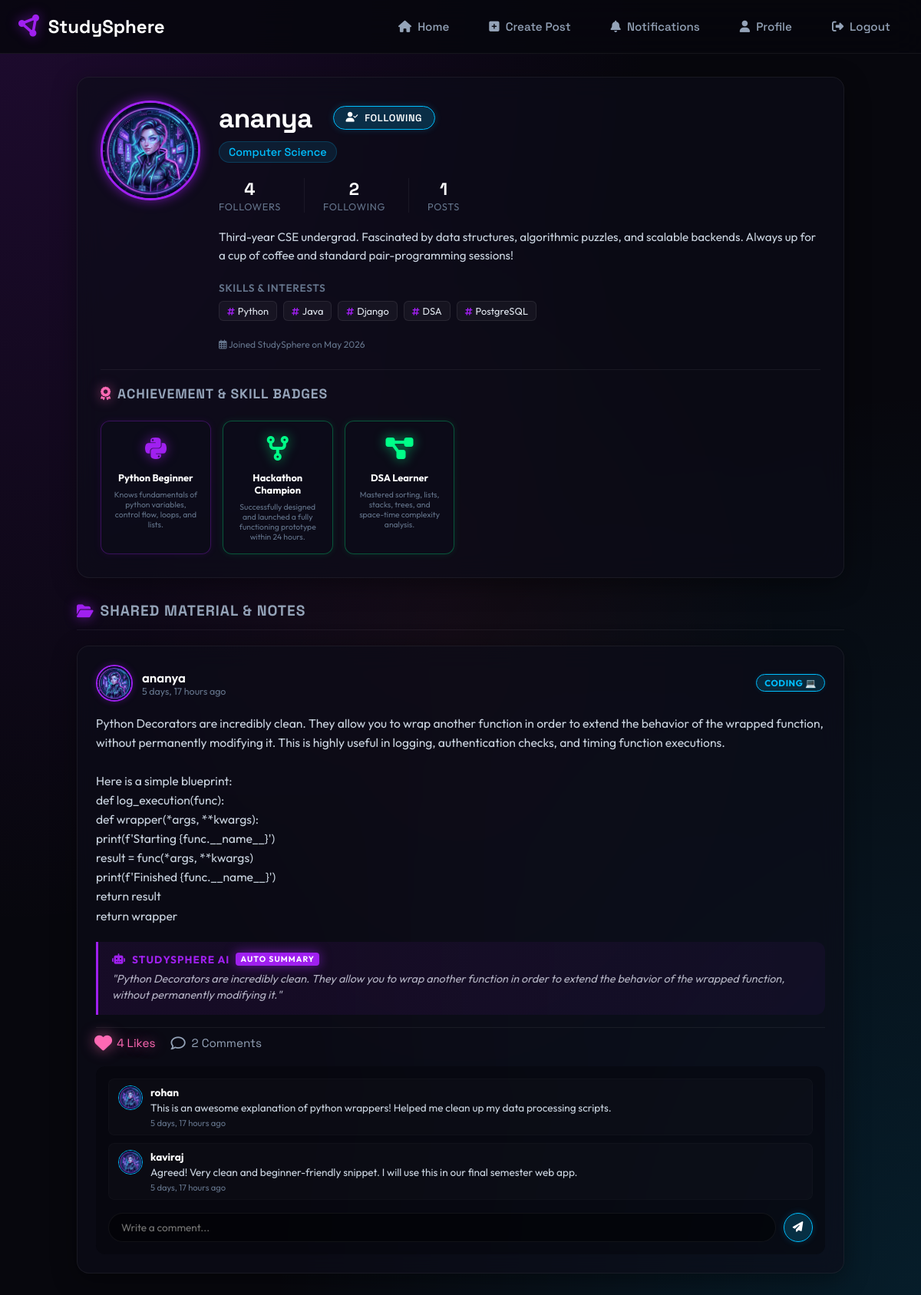
/profile/ananya/ (signed in), run on the app's committed database.
### users/models.py (models this page shows, shortened)
class UserProfile(models.Model):
    user = models.OneToOneField(User, on_delete=models.CASCADE, related_name="profile")
    bio = models.TextField(max_length=500, blank=True, help_text="Short bio about the student")
    branch = models.CharField(
        max_length=100,
        blank=True,
        help_text="Department or engineering branch (e.g., Computer Science, Data Science)"
    )
    skills = models.TextField(
        blank=True,
        help_text="Comma-separated list of interests/skills (e.g., Python, UI/UX, DSA)"
    )
    profile_image = models.ImageField(
        upload_to="profile_images/",
        default="profile_images/default_avatar.png"
    )
    badges = models.ManyToManyField(Badge, blank=True, related_name="profiles")
    followers = models.ManyToManyField(
        "self",
        symmetrical=False,
        related_name="following",
        blank=True
    )
    joined_date = models.DateTimeField(auto_now_add=True)
    @property
    def skills_list(self):
        if self.skills:
            return [s.strip() for s in self.skills.split(",") if s.strip()]
        return []

class Badge(models.Model):
    name = models.CharField(max_length=100, unique=True)
    description = models.TextField(blank=True)
    icon_class = models.CharField(
        max_length=100,
        default="fa-solid fa-graduation-cap",
        help_text="Font Awesome class for the icon (e.g. 'fa-brands fa-python')"
    )
    glow_color = models.CharField(
        max_length=50,
        default="purple",
        choices=[
            ("purple", "Neon Purple"),
            ("blue", "Neon Blue"),
            ("pink", "Neon Pink"),
            ("green", "Neon Green"),
        ],
        help_text="Color class used for neon shadow and background animations"
    )

### posts/models.py (models this page shows, shortened)
class Post(models.Model):
    CATEGORY_CHOICES = [
        ('Coding', 'Coding 💻'),
        ('Notes', 'Notes 📝'),
        ('AI/ML', 'AI/ML 🤖'),
        ('Projects', 'Projects 🚀'),
        ('Internship', 'Internship 💼'),
    ]
    user = models.ForeignKey(User, on_delete=models.CASCADE, related_name="posts")
    caption = models.TextField(help_text="Write your notes, post caption, or question here.")
    image = models.ImageField(upload_to="post_images/", blank=True, null=True)
    category = models.CharField(
        max_length=50,
        choices=CATEGORY_CHOICES,
        default='Notes',
        help_text="Category/discipline tag for filtering posts"
    )
    ai_summary = models.TextField(
        blank=True,
        help_text="Automated summary of notes generated by StudySphere AI"
    )
    created_at = models.DateTimeField(auto_now_add=True)
    likes = models.ManyToManyField(User, related_name="liked_posts", blank=True)
    class Meta:
        ordering = ['-created_at']
    @property
    def total_likes(self):
        return self.likes.count()

### interactions/models.py (models this page shows, shortened)
class Comment(models.Model):
    user = models.ForeignKey(User, on_delete=models.CASCADE, related_name="comments")
    post = models.ForeignKey(Post, on_delete=models.CASCADE, related_name="comments")
    text = models.TextField(max_length=1000)
    created_at = models.DateTimeField(auto_now_add=True)
    class Meta:
        ordering = ['created_at']

### users/views.py (the view)
# urls.py: path('profile/<str:username>/', views.profile, name='profile'),
@login_required
def profile(request, username):
    target_user = get_object_or_404(User, username=username)
    user_profile = target_user.profile
    user_posts = Post.objects.filter(user=target_user)
    is_owner = (target_user == request.user)
    is_following = request.user.profile.following.filter(id=user_profile.id).exists()
    all_badges = Badge.objects.all()
    context = {
        'profile': user_profile,
        'posts': user_posts,
        'is_owner': is_owner,
        'is_following': is_following,
        'all_badges': all_badges,
    }
    return render(request, 'users/profile.html', context)

### interactions/context_processors.py (called while the page is built)
def notifications(request):
    if request.user.is_authenticated:
        unread_count = Notification.objects.filter(receiver=request.user, is_read=False).count()
        try:
            user_profile = request.user.profile
            following_profiles = user_profile.following.all()
            following_user_ids = [p.user.id for p in following_profiles]
            suggested = UserProfile.objects.exclude(user=request.user).exclude(user__id__in=following_user_ids).order_by('?')[:4]
        except Exception:
            suggested = []
        return {
            'unread_notifications_count': unread_count,
            'suggested_students': suggested,
        }
    return {
        'unread_notifications_count': 0,
        'suggested_students': [],
    }

### templates/users/profile.html (shortened to what this page needs)
{% extends 'base.html' %}
{% load static %}
{% block content %}
<div class="profile-container" style="max-width: 1000px; margin: 0 auto; width: 100%;">
    <header class="glass-card profile-header-card" style="position: relative;">
        <div class="profile-main-info">
            <img src="{{ profile.profile_image.url }}" alt="{{ profile.user.username }}" class="profile-avatar-large">
            <div class="profile-meta">
                <h2 class="profile-username">
                    <span>{{ profile.user.username }}</span>
                    {% if not is_owner %}
                    <button
                        class="btn-neon {% if is_following %}btn-neon-blue{% else %}btn-neon-purple{% endif %} btn-follow-toggle btn-follow-sm"
                        data-user-id="{{ profile.user.id }}"
                        style="margin-left: 15px; font-size: 0.8rem; padding: 6px 16px;">
                        {% if is_following %}
                        <i class="fa-solid fa-user-check"></i> Following
                        {% else %}
                        <i class="fa-solid fa-user-plus"></i> Follow
                        {% endif %}
                    </button>
                    {% endif %}
                </h2>
                <span class="profile-dept-tag">{{ profile.branch|default:"Student Space" }}</span>
                <div class="profile-stats">
                    <a href="{% url 'followers_following' username=profile.user.username %}?tab=followers"
                        class="stat-item">
                        <div class="stat-val" id="followers-stat-val">{{ profile.followers.count }}</div>
                        <div class="stat-label">Followers</div>
                    </a>
                    <a href="{% url 'followers_following' username=profile.user.username %}?tab=following"
                        class="stat-item" style="border-left: 1px solid var(--border-color); padding-left: 24px;">
                        <div class="stat-val" id="following-stat-val">{{ profile.following.count }}</div>
                        <div class="stat-label">Following</div>
                    </a>
                    <div class="stat-item" style="border-left: 1px solid var(--border-color); padding-left: 24px;">
                        <div class="stat-val">{{ posts.count }}</div>
                        <div class="stat-label">Posts</div>
                    </div>
                </div>
                <p class="profile-bio">{{ profile.bio|default:"This student hasn't set up their bio yet." }}</p>
                {% if profile.skills_list %}
                <div class="profile-skills-box">
                    <div class="skills-title">Skills & Interests</div>
                    <div style="display: flex; flex-wrap: wrap;">
                        {% for skill in profile.skills_list %}
                        <span class="skill-tag"><i class="fa-solid fa-hashtag"
                                style="font-size: 0.7rem; color: var(--neon-purple); margin-right: 4px;"></i>{{ skill }}</span>
                        {% endfor %}
                    </div>
                </div>
                {% endif %}
                <div style="font-size: 0.75rem; color: #64748b; margin-top: 15px;">
                    <i class="fa-regular fa-calendar-days"></i> Joined StudySphere on {{ profile.joined_date|date:"F Y" }}
                </div>
            </div>
        </div>
        <div class="badges-section">
            <h3 class="sidebar-title" style="border: none; margin-bottom: 5px;">
                <i class="fa-solid fa-award text-glow-pink" style="color: var(--neon-pink);"></i> Achievement & Skill
                Badges
            </h3>
            {% if profile.badges.all %}
            <div class="badges-container">
                {% for badge in profile.badges.all %}
                <div class="badge-glow-card glow-{{ badge.glow_color }}" title="{{ badge.description }}">
                    <div class="badge-icon"><i class="{{ badge.icon_class }}"></i></div>
                    <div class="badge-name">{{ badge.name }}</div>
                    <div class="badge-desc">{{ badge.description }}</div>
                </div>
                {% endfor %}
            </div>
            {% else %}
            <p style="color: #64748b; font-size: 0.88rem; font-style: italic; padding: 10px 0;">
                No achievement badges earned yet. Complete projects and help peers to earn badges!
            </p>
            {% endif %}
        </div>
    </header>
    <h3 class="sidebar-title" style="margin-bottom: 20px; font-size: 1.2rem;">
        <i class="fa-solid fa-folder-open text-glow-purple" style="color: var(--neon-purple);"></i> Shared Material &
        Notes
    </h3>
    <div style="display: flex; flex-direction: column; gap: 20px;">
        {% if posts %}
        {% for post in posts %}
        <article class="glass-card post-card" id="post-card-{{ post.id }}">
            <div class="post-header">
                <div class="post-author">
                    <img src="{{ profile.profile_image.url }}" alt="{{ profile.user.username }}" class="user-avatar-med">
                    <div>
                        <span class="post-author-name">{{ profile.user.username }}</span>
                        <div class="post-meta-sub">
                            <span>{{ post.created_at|timesince }} ago</span>
                        </div>
                    </div>
                </div>
                <span class="category-badge {% if post.category == 'Coding' %}category-coding{% elif post.category == 'Notes' %}category-notes{% elif post.category == 'AI/ML' %}category-ai-ml{% elif post.category == 'Projects' %}category-projects{% elif post.category == 'Internship' %}category-internship{% endif %}">
                    {{ post.get_category_display }}
                </span>
            </div>
            <p class="post-caption">{{ post.caption|linebreaksbr }}</p>
            {% if post.ai_summary %}
            <div class="ai-summary-box">
                <div class="ai-summary-header">
                    <i class="fa-solid fa-robot"></i>
                    <span>StudySphere AI</span>
                    <span class="ai-summary-badge">Auto Summary</span>
                </div>
                <p class="ai-summary-content">"{{ post.ai_summary }}"</p>
            </div>
            {% endif %}
            <div class="post-actions">
                <button class="action-btn like-btn {% if user in post.likes.all %}liked{% endif %}"
                    data-post-id="{{ post.id }}" aria-label="Like Post">
                    <i class="{% if user in post.likes.all %}fa-solid fa-heart{% else %}fa-regular fa-heart{% endif %}"></i>
                    <span class="likes-count">{{ post.total_likes }} Like{{ post.total_likes|pluralize }}</span>
                </button>
                <div class="action-btn" style="cursor: default;">
                    <i class="fa-regular fa-comment"></i>
                    <span class="comments-count">{{ post.comments.count }} Comment{{ post.comments.count|pluralize }}</span>
                </div>
            </div>
            <div class="comments-section">
                <div class="comment-list" id="comment-list-{{ post.id }}">
                    {% if post.comments.all %}
                    {% for comment in post.comments.all %}
                    <div class="comment-item" id="comment-{{ comment.id }}">
                        <img src="{{ comment.user.profile.profile_image.url }}" alt="{{ comment.user.username }}" class="comment-avatar">
                        <div class="comment-details">
                            <div style="display: flex; justify-content: space-between; align-items: center;">
                                <span class="comment-user">{{ comment.user.username }}</span>
                            </div>
                            <p class="comment-text">{{ comment.text }}</p>
                            <div class="comment-time">{{ comment.created_at|timesince }} ago</div>
                        </div>
                    </div>
                    {% endfor %}
                    {% else %}
                    <div style="text-align: center; color: #64748b; padding: 10px 0; font-size: 0.82rem;"
                        id="no-comments-placeholder-{{ post.id }}">
                        Be the first to share your thoughts on this!
                    </div>
                    {% endif %}
                </div>
                <form class="comment-input-form" data-post-id="{{ post.id }}">
                    <input type="text" class="neon-input comment-input-box" placeholder="Write a comment..." required>
                    <button type="submit" class="btn-neon btn-neon-blue" style="border-radius: 50%; padding: 0; width: 38px; height: 38px;" aria-label="Send Comment">
                        <i class="fa-solid fa-paper-plane" style="font-size: 0.85rem;"></i>
                    </button>
                </form>
            </div>
        </article>
        {% endfor %}
        {% else %}
        <div class="glass-card" style="padding: 40px; text-align: center;">
            <i class="fa-solid fa-folder-open"
                style="font-size: 2.5rem; color: var(--neon-purple); margin-bottom: 12px;"></i>
            <p style="color: #64748b; font-size: 0.9rem;">No shared study resources from this student yet.</p>
        </div>
        {% endif %}
    </div>
</div>
{% endblock %}

### templates/base.html (shortened to what this page needs)
{% load static %}
<!DOCTYPE html>
<html lang="en">
<head>
    <link rel="stylesheet" href="https://cdnjs.cloudflare.com/ajax/libs/font-awesome/6.4.0/css/all.min.css">
    <link rel="stylesheet" href="{% static 'css/style.css' %}">
</head>
<body>
    <nav class="navbar">
        <a href="{% url 'feed' %}" class="nav-brand">
            <i class="fa-solid fa-circle-nodes nav-logo-icon"></i>
            <span>StudySphere</span>
        </a>
        <ul class="nav-menu" id="nav-menu-list">
            {% if user.is_authenticated %}
                <li>
                    <a href="{% url 'feed' %}" class="nav-link {% if request.resolver_match.url_name == 'feed' %}active{% endif %}">
                        <i class="fa-solid fa-house"></i> Home
                    </a>
                </li>
                <li>
                    <a href="{% url 'create_post' %}" class="nav-link {% if request.resolver_match.url_name == 'create_post' %}active{% endif %}">
                        <i class="fa-solid fa-square-plus"></i> Create Post
                    </a>
                </li>
                <li>
                    <a href="{% url 'notifications' %}" class="nav-link {% if request.resolver_match.url_name == 'notifications' %}active{% endif %}">
                        <i class="fa-solid fa-bell"></i> Notifications
                    </a>
                </li>
                <li>
                    <a href="{% url 'profile' username=user.username %}" class="nav-link {% if request.resolver_match.url_name == 'profile' and request.resolver_match.kwargs.username == user.username %}active{% endif %}">
                        <i class="fa-solid fa-user"></i> Profile
                    </a>
                </li>
                <li>
                    <form action="{% url 'logout' %}" method="post" style="display: inline;">
                        <button type="submit" class="nav-link" style="background: none; border: none; cursor: pointer; font-size: 0.95rem; font-family: var(--font-heading);">
                            <i class="fa-solid fa-right-from-bracket"></i> Logout
                        </button>
                    </form>
                </li>
            {% endif %}
        </ul>
    </nav>
    <main class="main-wrapper">
        {% block content %}{% endblock %}
    </main>
</body>
</html>

### data on the page
UserProfile: profile_image (placeholder picture), user.username "ananya", branch "Computer Science", followers.count "4", following.count "2", bio "Third-year CSE undergrad. Fascinated by data structures, algorithmic puzzles, and scalable backends. Always up for a cup of coffee and standard pair-programming sessions!", joined_date "May 2026"
Badge: name "Python Beginner", description "Knows fundamentals of python variables, control flow, loops, and lists."
Badge: name "Hackathon Champion", description "Successfully designed and launched a fully functioning prototype within 24 hours."
Badge: name "DSA Learner", description "Mastered sorting, lists, stacks, trees, and space-time complexity analysis."
Post: profile_image (placeholder picture), created_at "5 days, 17 hours", category "CODING 💻", caption "Python Decorators are incredibly clean. They allow you to wrap another function in order to extend the behavior of the wrapped function, without permanently modifying it. This is highly useful in logging, authentication checks, and timing function executions. Here is a simple blueprint: def log_execution(func): def wrapper(*args, **kwargs): print(f'Starting {func.__name__}') result = func(*args, **kwargs) print(f'Finished {func.__name__}') return result return wrapper", ai_summary "Python Decorators are incredibly clean. They allow you to wrap another function in order to extend the behavior of the wrapped function, without permanently modifying it.", total_likes "4", comments.count "2"
Comment: user.profile.profile_image (placeholder picture), user.username "rohan", text "This is an awesome explanation of python wrappers! Helped me clean up my data processing scripts.", created_at "5 days, 17 hours"
Comment: user.profile.profile_image (placeholder picture), user.username "kaviraj", text "Agreed! Very clean and beginner-friendly snippet. I will use this in our final semester web app.", created_at "5 days, 17 hours"

### other printed values
{{ posts.count }} "1"
{{ skill }} "Python" "Java" "Django" "DSA" "PostgreSQL"
